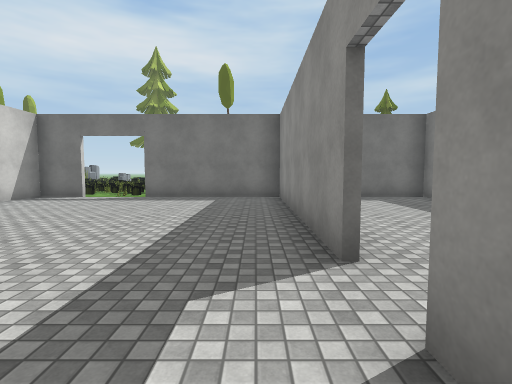
[1] (above)

15 first-person views from a walk through a Unity game level. The camera is 1.5 m above the floor, tilts 4° down and sees 85° across. The floor is counted in squares, 2 m on a side. Each view is taken from the middle of a square. On the plan, view 1 faces up. The plan holds only what a view shows up to about 10 squares ahead; the rest is blank. The terrain is drawn as flat ground. Some surface patterns are stand-ins.

[2]
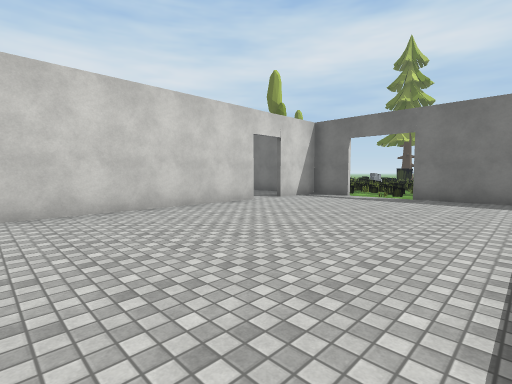

[3]
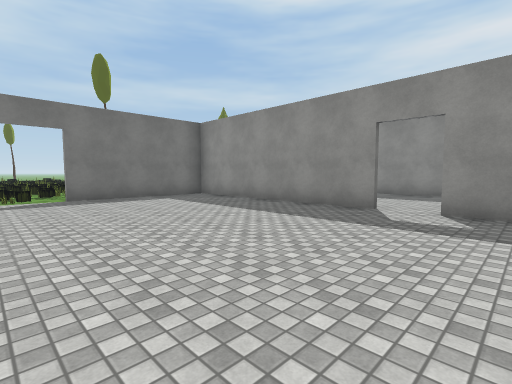

[4]
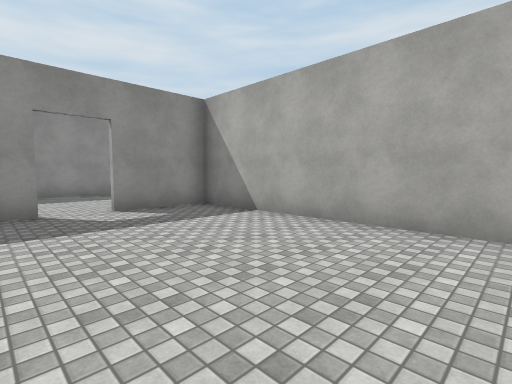

[5]
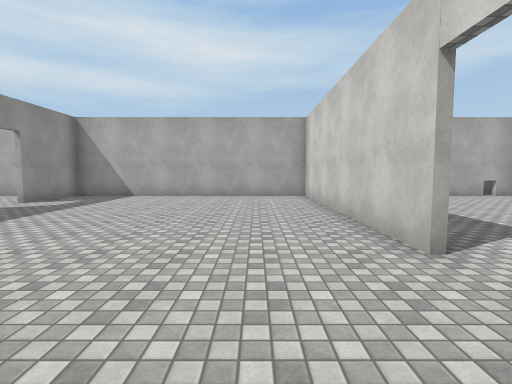

[6]
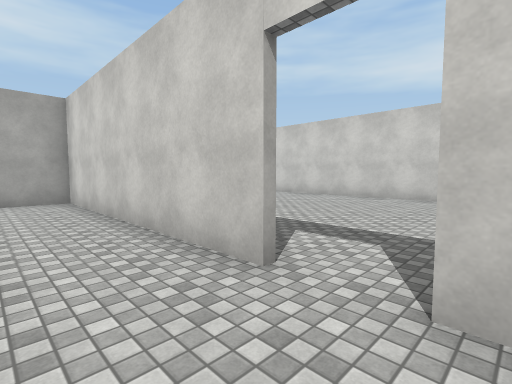

[7]
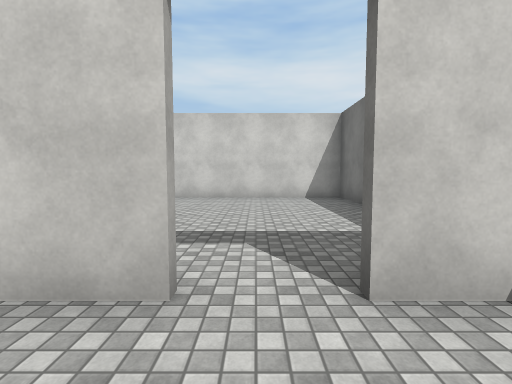

[8]
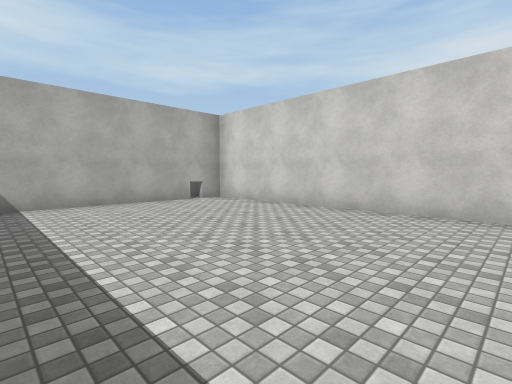

[9]
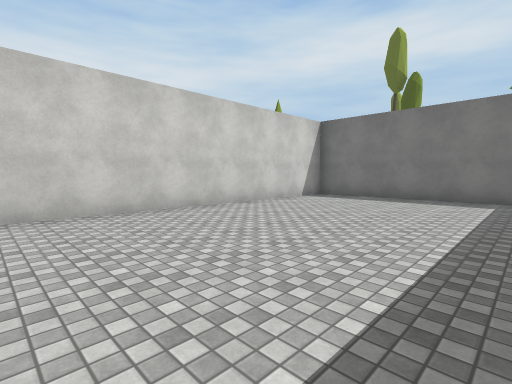

[10]
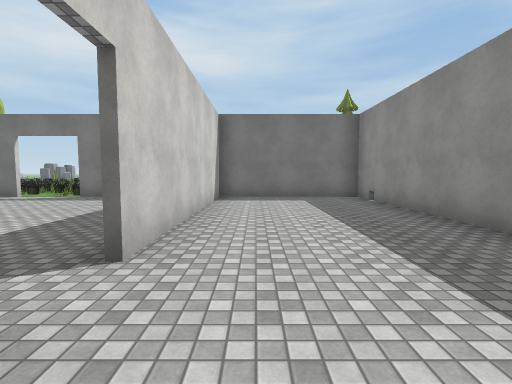

[11]
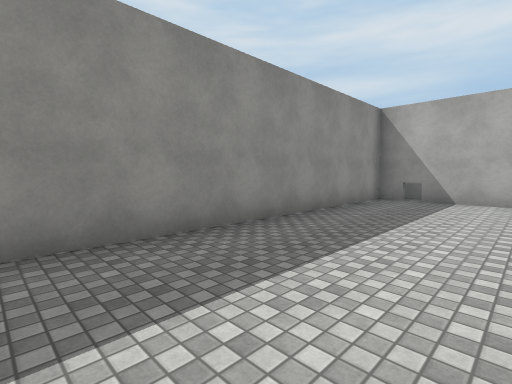

[12]
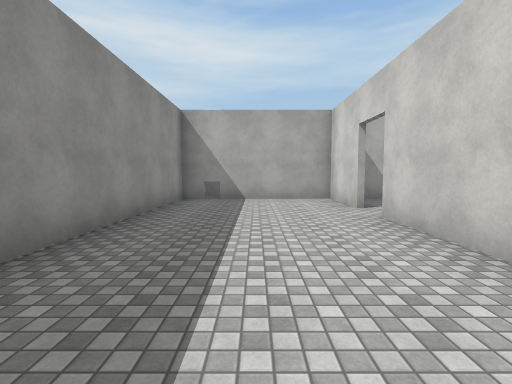

[13]
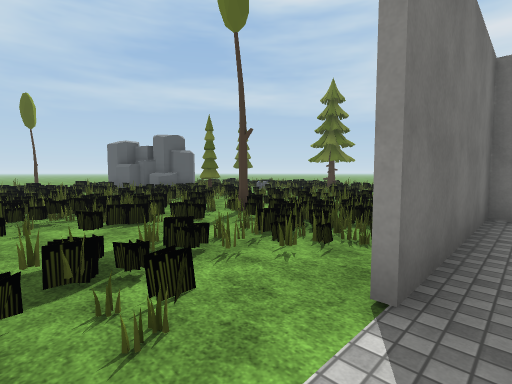

[14]
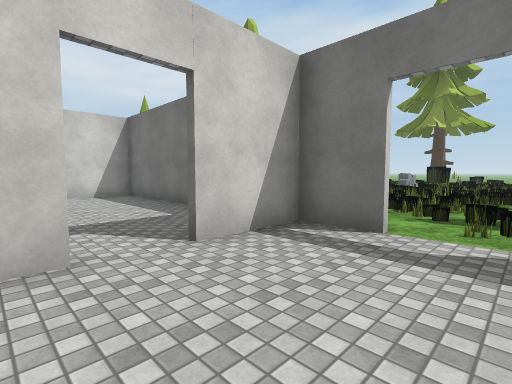

[15]
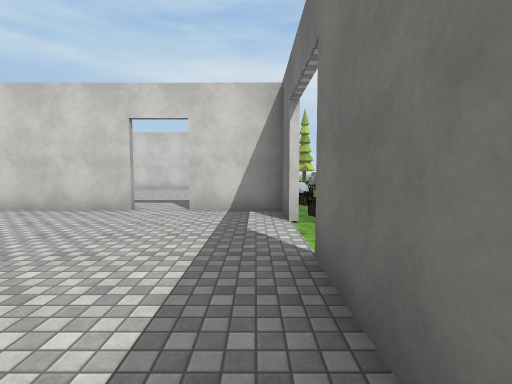

### Floor plan
Ten units are one square. View 1 is at (0, 0); x grows to the right and y downward. Boxes are objects, and circles mark ways between rooms. Rooms are numbered by the first view taken in them; rooms with no view inside come last. Other rooms are left out.
<svg viewBox="-139 -100 195 121">
<path fill="none" stroke="#000" d="M-66 -55 -66 10 11 10M7 -22 7 -85 -35 -85M-53 -85 -66 -85 -66 -66M7 10 7 -12M-83 -85 -134 -85 -134 10 -83 10M-131 16 -126 16M9 -12 9 10M11 10 51 10 51 -85 9 -85 9 -22M40 16 46 16"/>
<rect x="-95" y="-95" width="10" height="10" fill="#bbb"><title>other object</title></rect>
<circle cx="-70" cy="-60" r="3" fill="#2a7"/>
<circle cx="10" cy="-20" r="3" fill="#2a7"/>
<text x="-30" y="-40">1</text>
<text x="-100" y="-40">2</text>
<text x="30" y="-40">3</text>
</svg>
Room 1 opens to room 2. Room 1 opens to room 3.

Where each view was taken, in squares from view 1:
view 1: 0 up, 0 right, facing up
view 2: 0 up, 1 left, facing up-left
view 3: 0 up, 5 left, facing up-right
view 4: 3 up, 5 left, facing down-right
view 5: 8 up, 5 left, facing down
view 6: 7 up, 5 left, facing down-left
view 7: 6 up, 5 left, facing left
view 8: 6 up, 8 left, facing down-left
view 9: 0 up, 8 left, facing up-left
view 10: 0 up, 2 right, facing up
view 11: 7 up, 2 right, facing down-right
view 12: 7 up, 3 right, facing down
view 13: 8 up, 5 left, facing up-right
view 14: 5 up, 4 left, facing up-left
view 15: 8 up, 1 left, facing left
